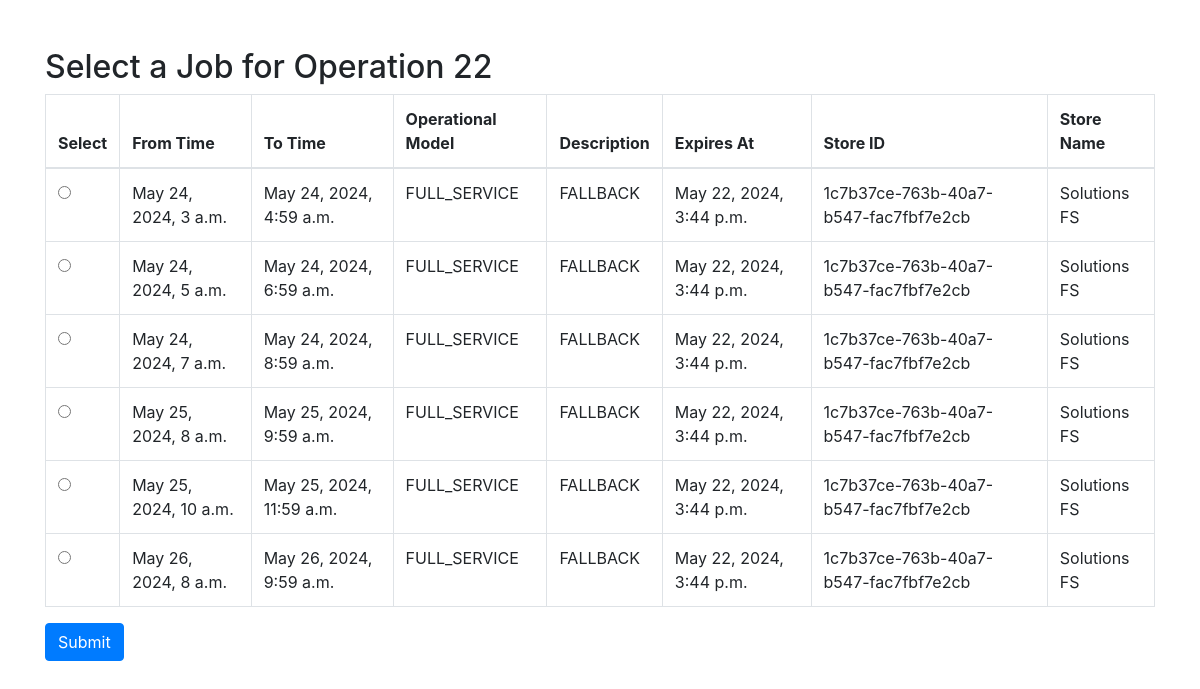
/autobilling/operations/22/select_job/, run on the app's committed database.
### autoBilling/models.py (models this page shows, shortened)
class Operation(models.Model):
    id = models.AutoField(primary_key=True)
    persona = models.ForeignKey(Persona, on_delete=models.CASCADE, default=1, related_name='personas')
    product = models.ForeignKey(Product, on_delete=models.CASCADE, default=1, related_name='products')

class Job(models.Model):
    id = models.AutoField(primary_key=True)
    id_job = models.CharField(max_length=1000)
    from_time = models.DateTimeField()
    to_time = models.DateTimeField()
    operational_model = models.CharField(max_length=50)
    description = models.CharField(max_length=255)
    expires_at = models.DateTimeField()
    store_id = models.CharField(max_length=255)
    store_name = models.CharField(max_length=255)
    operation = models.ForeignKey(Operation, on_delete=models.CASCADE, related_name='jobs')

### autoBilling/views.py (the view, shortened to what this page needs)
# urls.py: path('operations/<int:operation_id>/select_job/', views.select_job, name='select_job'),
def select_job(request, operation_id):
    operation = get_object_or_404(Operation, pk=operation_id)
    return render(request, 'autoBilling/select_job.html', {'operation': operation})

### autoBilling/templates/autoBilling/select_job.html (shortened to what this page needs)
<!DOCTYPE html>
<html lang="en">
<head>
    <link rel="stylesheet" href="https://stackpath.bootstrapcdn.com/bootstrap/4.5.2/css/bootstrap.min.css">
</head>
<body>
<div class="container mt-5">
    <h2>Select a Job for Operation {{ operation.id }}</h2>
    <form method="post">
        <table class="table table-bordered">
            <thead>
                <tr>
                    <th>Select</th>
                    <th>From Time</th>
                    <th>To Time</th>
                    <th>Operational Model</th>
                    <th>Description</th>
                    <th>Expires At</th>
                    <th>Store ID</th>
                    <th>Store Name</th>
                </tr>
            </thead>
            <tbody>
                {% for job in operation.jobs.all %}
                    <tr>
                        <td>
                            <input type="radio" name="selected_job" value="{{ job.id }}">
                        </td>
                        <td>{{ job.from_time }}</td>
                        <td>{{ job.to_time }}</td>
                        <td>{{ job.operational_model }}</td>
                        <td>{{ job.description }}</td>
                        <td>{{ job.expires_at }}</td>
                        <td>{{ job.store_id }}</td>
                        <td>{{ job.store_name }}</td>
                    </tr>
                {% endfor %}
            </tbody>
        </table>
        <button type="Seleccionar" class="btn btn-primary">Submit</button>
    </form>
</div>
</body>
</html>

### data on the page
Operation: id "22"
Job: from_time "May 24, 2024, 3 a.m.", to_time "May 24, 2024, 4:59 a.m.", operational_model "FULL_SERVICE", description "FALLBACK", expires_at "May 22, 2024, 3:44 p.m.", store_id "1c7b37ce-763b-40a7-b547-fac7fbf7e2cb", store_name "Solutions FS"
Job: from_time "May 24, 2024, 5 a.m.", to_time "May 24, 2024, 6:59 a.m.", operational_model "FULL_SERVICE", description "FALLBACK", expires_at "May 22, 2024, 3:44 p.m.", store_id "1c7b37ce-763b-40a7-b547-fac7fbf7e2cb", store_name "Solutions FS"
Job: from_time "May 24, 2024, 7 a.m.", to_time "May 24, 2024, 8:59 a.m.", operational_model "FULL_SERVICE", description "FALLBACK", expires_at "May 22, 2024, 3:44 p.m.", store_id "1c7b37ce-763b-40a7-b547-fac7fbf7e2cb", store_name "Solutions FS"
Job: from_time "May 25, 2024, 8 a.m.", to_time "May 25, 2024, 9:59 a.m.", operational_model "FULL_SERVICE", description "FALLBACK", expires_at "May 22, 2024, 3:44 p.m.", store_id "1c7b37ce-763b-40a7-b547-fac7fbf7e2cb", store_name "Solutions FS"
Job: from_time "May 25, 2024, 10 a.m.", to_time "May 25, 2024, 11:59 a.m.", operational_model "FULL_SERVICE", description "FALLBACK", expires_at "May 22, 2024, 3:44 p.m.", store_id "1c7b37ce-763b-40a7-b547-fac7fbf7e2cb", store_name "Solutions FS"
Job: from_time "May 26, 2024, 8 a.m.", to_time "May 26, 2024, 9:59 a.m.", operational_model "FULL_SERVICE", description "FALLBACK", expires_at "May 22, 2024, 3:44 p.m.", store_id "1c7b37ce-763b-40a7-b547-fac7fbf7e2cb", store_name "Solutions FS"
